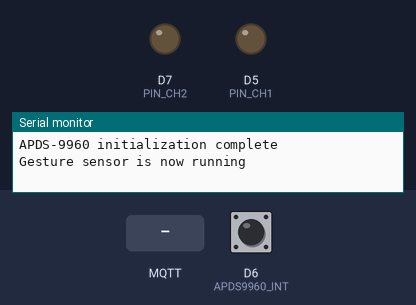
A sketch run on a simulated ESP8266 (Wemos D1 mini). Shown: output pins drawn as LEDs (lit = HIGH), the last lines printed to the serial monitor. The inputs (shaded band) are chosen by the test bench; at power-on: D6 (APDS9960_INT) HIGH. WiFi joins after 1.5 s; servers stay silent unless stated; no MQTT or app messages arrive unless stated.

Above: at 2.7 s.
2.8 s: MQTT message "bed/ch1/on" arrives on the first subscribed topic
At 3.4 s:
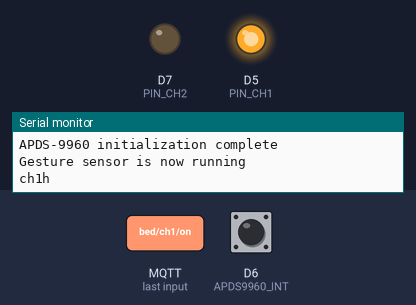
4.3 s: MQTT message "bed/ch1/on" arrives on the third subscribed topic
At 5.5 s:
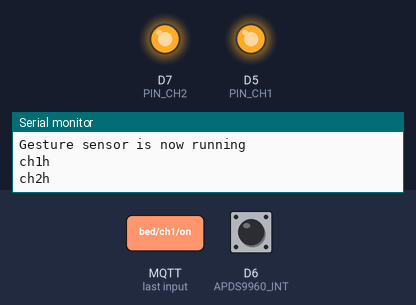
5.8 s: MQTT message "bed/ch1/on" arrives on the second subscribed topic
At 6.8 s:
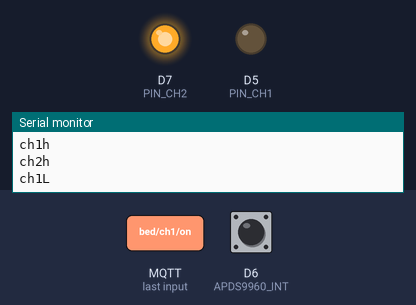
8.8 s: MQTT message "bed/ch1/off" arrives on the first subscribed topic
At 9.1 s:
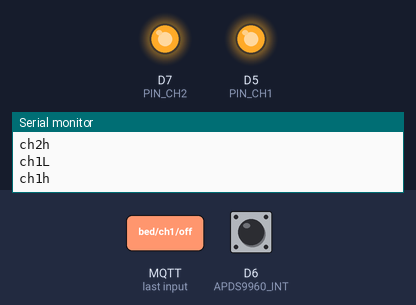
10.3 s: MQTT message "bed/ch1/off" arrives on the second subscribed topic
At 11.5 s:
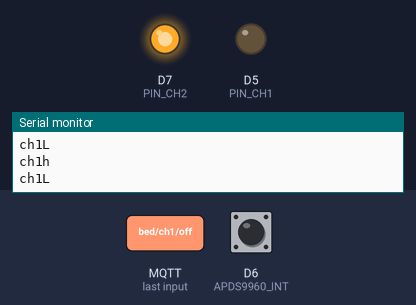
Timing chart, 0 to 12.8 s (numbered marks = the images above; inputs shaded):
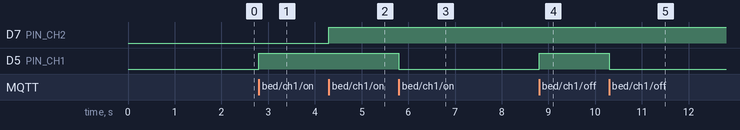

The sketch:

NODEMCU_APDS9960.ino
```cpp
#include <Wire.h>
#include <SparkFun_APDS9960.h>
#include <ESP8266WiFi.h>
#include <PubSubClient.h>

#define SEC_TO_MILISEC(x) ((x)*1000)

//https://github.com/jonn26/SparkFun_APDS-9960_Sensor_Arduino_Library descargar de aca la librearia que anda

// Pins en wemos D1 mini
#define APDS9960_INT      D6  //AKA GPIO12 -- Interrupt pin
#define APDS9960_SDA    D2  //AKA GPIO0
#define APDS9960_SCL     D1  //AKA GPIO5

#define PIN_CH1 D5
#define PIN_CH2 D7

// Global Variables
SparkFun_APDS9960 apds = SparkFun_APDS9960();
volatile bool isr_flag = 0;


char * ssid ="WIFI Pier";
char * pass ="pagle736pagle";
unsigned int mqttPort=1883;

const char MqttUser[]="matiBed";
const char MqttPassword[]="1234";
const char MqttClientID[]="mBed";

IPAddress mqttServer(192,168,0,116);

WiFiClient wclient;
PubSubClient mqtt_client(wclient);

void callback(char* topic, byte* payload, unsigned int length);
void  debug_message (char * string, bool newLine)
{
#ifdef DEBUGG
  if(string !=NULL)
  {
    if (!newLine)
    {
      Serial.print(string);
    }else
    {
      Serial.println(string);
    }
  }
  #endif
}

void setUpWifi(char * ssid, char * pass)
{
  String ip;
  debug_message(" ",true);
  debug_message(" ",true);
  debug_message("Conectandose a: ",false);
  debug_message(ssid,true);

  WiFi.begin(ssid,pass);

  while(WiFi.status() != WL_CONNECTED)
  {
    delay(500);
    debug_message(".",false);
  }
  debug_message(" ",true);
  debug_message("Coneccion realizada",true);
  debug_message("La ip es: ",false);
  ip=WiFi.localIP().toString();
  debug_message((char *)ip.c_str(),true);
}

void setUpMqtt(void)
{
  mqtt_client.setServer(mqttServer,mqttPort);
  mqtt_client.setCallback(callback);
}


void callback(char* topic, byte* payload, unsigned int length)
{
  int tiempo=0;
  payload[length]='\n';
  String message((char *)payload);
  debug_message("Llego un mensage, topic:",false);
  debug_message(topic,false);
  debug_message(", payload : ",false);
  debug_message((char *)payload,true);

  if(!strcmp(topic,"bed/ch1/on"))
  {
    digitalWrite(PIN_CH1,HIGH);
    Serial.println("ch1h");

  }else if(!strcmp(topic,"bed/ch1/off"))
  {
    digitalWrite(PIN_CH1,LOW);
    Serial.println("ch1L");

  }else if(!strcmp(topic,"bed/ch2/on"))
  {
    Serial.println("ch2h");
    digitalWrite(PIN_CH2,HIGH);

  }else if(!strcmp(topic,"bed/ch2/off"))
  {
    Serial.println("ch2l");
    digitalWrite(PIN_CH2,LOW);

  }

}


void setup() {

  setUpWifi(ssid,pass);
  setUpMqtt();
  pinMode(PIN_CH1,OUTPUT);
  pinMode(PIN_CH2,OUTPUT);
  //Start I2C with pins defined above
  Wire.begin(APDS9960_SDA,APDS9960_SCL);

  // Set interrupt pin as input
  pinMode(APDS9960_INT, INPUT);

  // Initialize Serial port
  Serial.begin(9600);

  // Initialize interrupt service routine
  attachInterrupt(APDS9960_INT, interruptRoutine, FALLING);

  // Initialize APDS-9960 (configure I2C and initial values)
  if ( apds.init() ) {
    Serial.println(F("APDS-9960 initialization complete"));
  } else {
    Serial.println(F("Something went wrong during APDS-9960 init!"));
  }

  // Start running the APDS-9960 gesture sensor engine
  if ( apds.enableGestureSensor(true) ) {
    Serial.println(F("Gesture sensor is now running"));
  } else {
    Serial.println(F("Something went wrong during gesture sensor init!"));
  }
}

void reconnect()
{
  while(!mqtt_client.connected())
  {
    debug_message("Intentando conectar al servidor MQTT",true);
    if (mqtt_client.connect(MqttClientID,MqttUser,MqttPassword))
      {
            debug_message("conectado",true);


            // ...suscrivirse a topicos
            mqtt_client.subscribe("bed/ch1/on");
           mqtt_client.subscribe("bed/ch1/off");
            mqtt_client.subscribe("bed/ch2/on");
           mqtt_client.subscribe("bed/ch2/off");
           // mqtt_client.subscribe("timbre/off");


      }
      else
      {
        debug_message("intentando conetarse al broker",true);
        delay(3000);
      }
  }
}

void loop() {

  if (!mqtt_client.connected())
  {
      reconnect();
 }
 mqtt_client.loop();


  if( isr_flag == 1 ) {
   detachInterrupt(APDS9960_INT);

   handleGesture();
    isr_flag = 0;
    attachInterrupt(APDS9960_INT, interruptRoutine, FALLING);
  }
 // delay(100);
}

void interruptRoutine() {
  isr_flag = 1;
  Serial.print("SE llama a la irq");

}

void handleGesture() {
    if ( apds.isGestureAvailable() ) {
    switch ( apds.readGesture() ) {
      case DIR_LEFT:
      mqtt_client.publish("bed/gesture","left");
        Serial.println("LEFT");   //LEFT Pasa página
        break;
      case DIR_RIGHT:
        Serial.println("RIGHT");   //RIGHT retrocede pagina
        mqtt_client.publish("bed/gesture","right");
        break;
      case DIR_NEAR:
        Serial.println("NEAR");
        mqtt_client.publish("bed/gesture","near");
        break;
      case DIR_FAR:
        Serial.println("FAR");
        mqtt_client.publish("bed/gesture","far");
        break;
      case DIR_UP:
        Serial.println("UP");
        mqtt_client.publish("bed/gesture","up");
        break;
      case DIR_DOWN:
        default:
        Serial.println("DOWN");
        mqtt_client.publish("bed/gesture","down");
        break;
        Serial.println("NONE");
    }
  }
}
```

Measured:
- after the input at 2.8 s, D5 (PIN_CH1): LOW → HIGH at once
- after the input at 4.3 s, D7 (PIN_CH2): LOW → HIGH at once
- after the input at 5.8 s, D5 (PIN_CH1): HIGH → LOW at once
- after the input at 8.8 s, D5 (PIN_CH1): LOW → HIGH at once
- after the input at 10.3 s, D5 (PIN_CH1): HIGH → LOW at once
